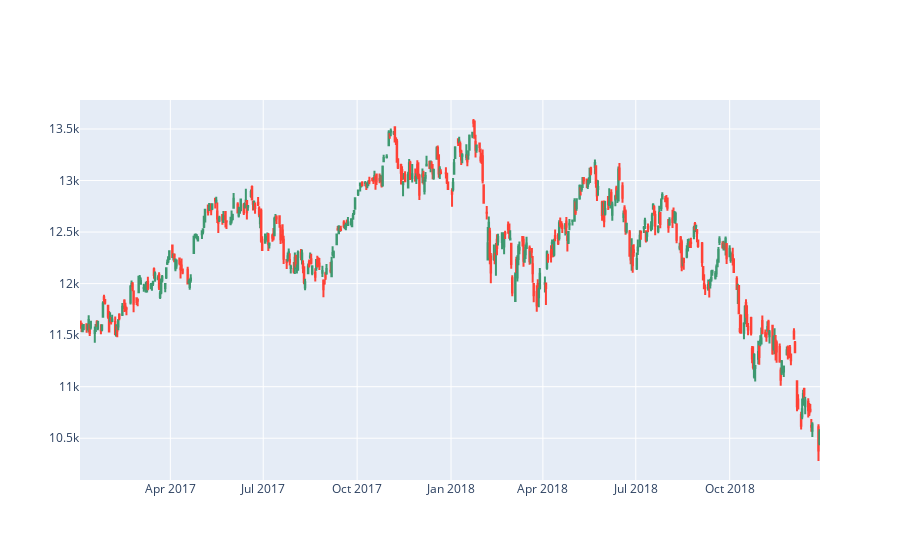

This figure's notebook cell:
### Markdown cell above
##### Dax Plot

### Code cell
dax_data = dax_data.reset_index()
fig = go.Figure(data=[go.Candlestick(x=dax_data["Date"],
                open=dax_data["Open"], high=dax_data["High"],
                low=dax_data["Low"], close=dax_data["Close"])])

fig.update_layout(xaxis_rangeslider_visible=False)
fig.show()
dax_data["Date"] = pd.to_datetime(dax_data["Date"])
dax_data = dax_data.set_index("Date")

### Figure 1 — Plotly figure (JSON) as saved in the notebook; plotly's stock layout.template omitted (floating-point values rounded to 4 significant figures; data arrays with more than 128 entries replaced by an {"elided": "..."} marker saying what was removed)
{"data": [{"close": {"elided": "489 float values"}, "high": {"elided": "489 float values"}, "low": {"elided": "489 float values"}, "open": {"elided": "489 float values"}, "type": "candlestick", "x": {"elided": "489 str values"}}], "layout": {"xaxis": {"rangeslider": {"visible": false}}}}
